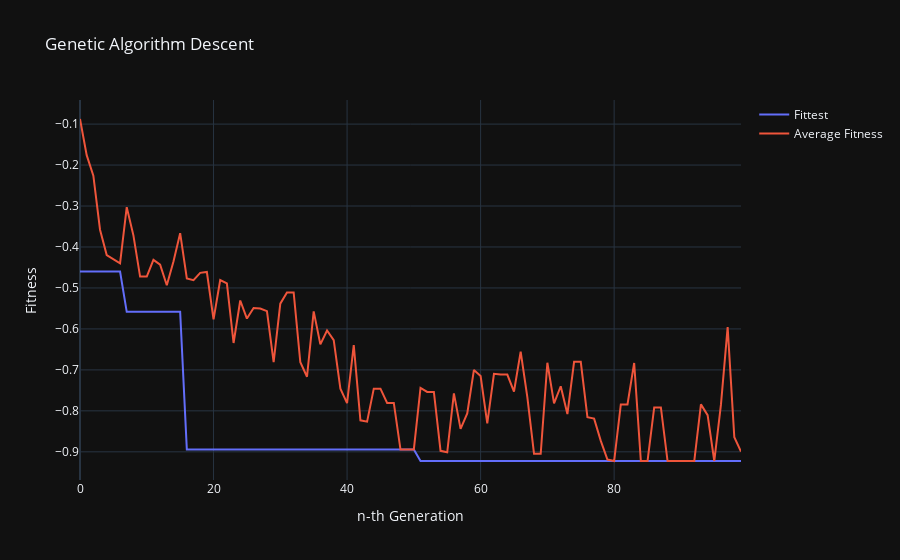

Source (notebook cell):
### Code cell
import plotly.graph_objects as go
from plotly.subplots import make_subplots

fig = make_subplots()

fig.add_trace(go.Scatter(
    x = [x for x in range(100)],
    y = f_history,
    name='Fittest'
))

fig.add_trace(go.Scatter(
    x = [x for x in range(100)],
    y = avg_history,
    name='Average Fitness'
))

fig.update_layout(
    title='Genetic Algorithm Descent', 
    autosize=False, template='plotly_dark',
    showlegend=True,

    xaxis_title='n-th Generation',
    yaxis_title='Fitness',
)

fig.show()
